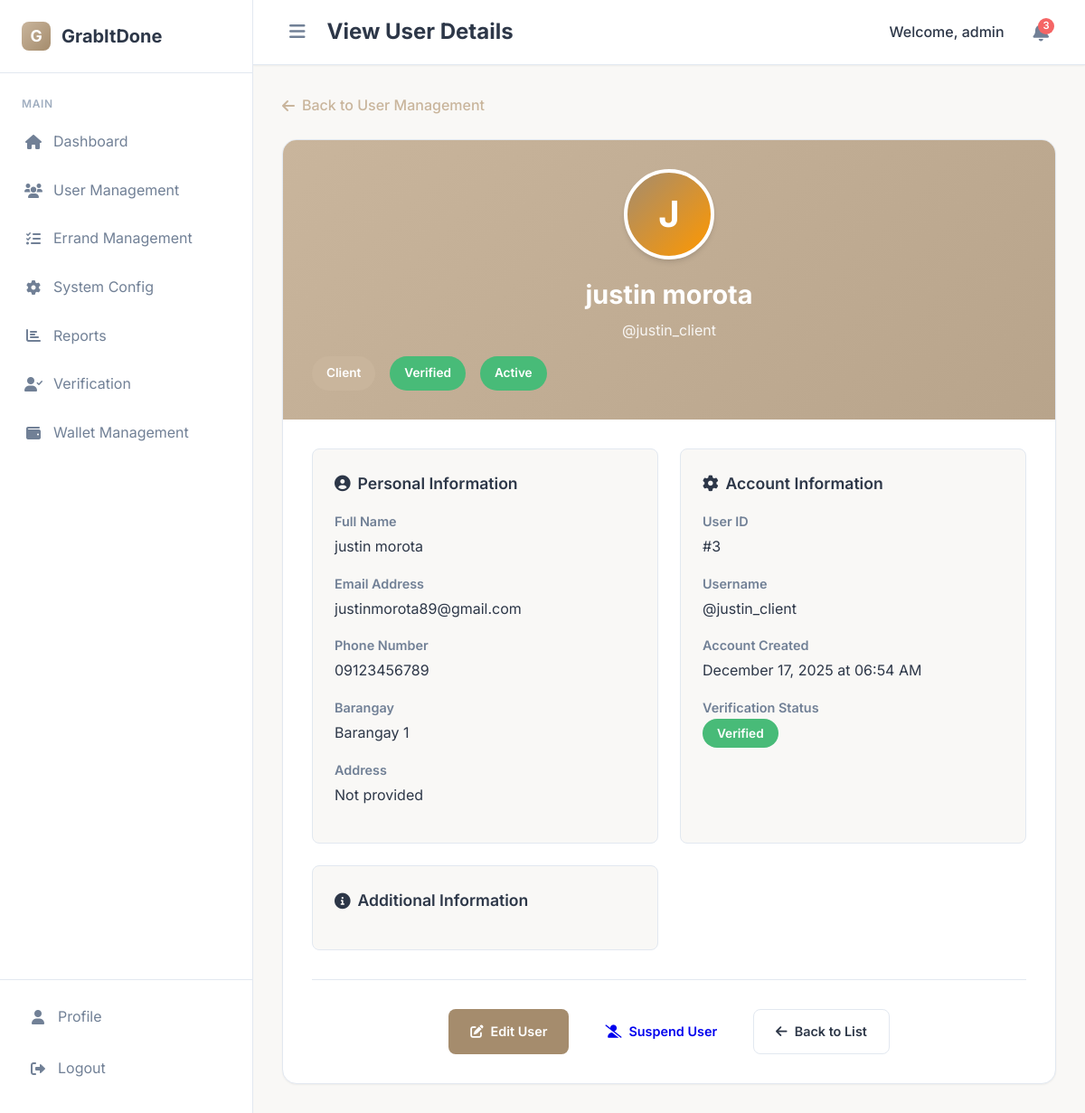
The page /admin/view-user/3 (signed in) on the database its author committed.
### app/models.py (models this page shows, shortened)
class User(db.Model):
    id = db.Column(db.Integer, primary_key=True)
    username = db.Column(db.String(80), unique=True, nullable=False)
    email = db.Column(db.String(120), unique=True, nullable=False)
    password_hash = db.Column(db.String(200), nullable=False)
    role = db.Column(db.String(20), nullable=False)  # client, runner, admin
    first_name = db.Column(db.String(50))
    last_name = db.Column(db.String(50))
    phone = db.Column(db.String(20))
    barangay = db.Column(db.String(100))
    address = db.Column(db.Text)
    bio = db.Column(db.Text)
    vehicle_type = db.Column(db.String(50))
    available_hours = db.Column(db.String(100))
    verified = db.Column(db.Boolean, default=False)
    verification_requested = db.Column(db.Boolean, default=False)
    verification_status = db.Column(db.String(20), default='not_requested')
    last_verification_date = db.Column(db.DateTime)
    rejection_reason = db.Column(db.Text, nullable=True)
    is_active = db.Column(db.Boolean, default=True)
    created_at = db.Column(db.DateTime, default=datetime.utcnow)
    wallet_balance = db.Column(db.Float, default=0.0)
    total_earnings = db.Column(db.Float, default=0.0)  # For runners
    total_spent = db.Column(db.Float, default=0.0)     # For clients
    created_errands = db.relationship('Errand', foreign_keys='Errand.client_id', backref='user_client', lazy=True)
    accepted_errands = db.relationship('Errand', foreign_keys='Errand.runner_id', backref='user_runner', lazy=True)
    client_payments = db.relationship('Payment', foreign_keys='Payment.client_id', backref='payment_client_user', lazy=True)
    runner_payments = db.relationship('Payment', foreign_keys='Payment.runner_id', backref='payment_runner_user', lazy=True)
    wallet_transactions = db.relationship('WalletTransaction', backref='transaction_user', lazy=True)
    user_payment_methods = db.relationship('PaymentMethod', backref='method_owner', lazy=True)
    user_wallet = db.relationship('Wallet', backref='wallet_owner_user', uselist=False)

### app/routes.py (the view)
@bp.route('/admin/view-user/<int:user_id>')
@login_required('admin')
def view_user(user_id):
    user = User.query.get_or_404(user_id)
    return render_template('admin/view_user.html', user=user)

### app/routes.py (called while the page is built)
def validate_session():
    if 'user_id' not in session:
        return False
    session_hash = session.get('session_id')
    cookie_session = request.cookies.get('user_session')
    if not session_hash or not cookie_session:
        return False
    expected_cookie = f"{session['user_id']}_{session_hash}"
    return cookie_session == expected_cookie

### app/templates/admin/view_user.html (shortened to what this page needs)
{% extends 'base.html' %}
{% block header_title %}View User Details{% endblock %}
{% block content %}
<div class="container">
    <a href="{{ url_for('main.admin_users') }}" class="back-link">
        <i class="fas fa-arrow-left"></i> Back to User Management
    </a>
    <div class="user-profile-card">
        <div class="profile-header">
            <div class="user-avatar-large">
                {{ user.username[0]|upper }}
            </div>
            <h1 class="user-name-large">
                {{ user.first_name or 'N/A' }} {{ user.last_name or 'N/A' }}
            </h1>
            <p class="user-username-large">@{{ user.username }}</p>
            <div class="status-badges">
                <span class="badge badge-role">{{ user.role|title }}</span>
                {% if user.verified %}
                    <span class="badge badge-verified">Verified</span>
                {% else %}
                    <span class="badge badge-pending">Not Verified</span>
                {% endif %}
                {% if user.is_active %}
                    <span class="badge badge-active">Active</span>
                {% else %}
                    <span class="badge badge-suspended">Suspended</span>
                {% endif %}
            </div>
        </div>
        <div class="profile-body">
            <div class="info-grid">
                <div class="info-section">
                    <h3 class="section-title">
                        <i class="fas fa-user-circle"></i> Personal Information
                    </h3>
                    <div class="info-item">
                        <div class="info-label">Full Name</div>
                        <div class="info-value">{{ user.first_name or 'N/A' }} {{ user.last_name or 'N/A' }}</div>
                    </div>
                    <div class="info-item">
                        <div class="info-label">Email Address</div>
                        <div class="info-value">{{ user.email }}</div>
                    </div>
                    <div class="info-item">
                        <div class="info-label">Phone Number</div>
                        <div class="info-value">{{ user.phone or 'Not provided' }}</div>
                    </div>
                    <div class="info-item">
                        <div class="info-label">Barangay</div>
                        <div class="info-value">{{ user.barangay or 'Not provided' }}</div>
                    </div>
                    <div class="info-item">
                        <div class="info-label">Address</div>
                        <div class="info-value">{{ user.address or 'Not provided' }}</div>
                    </div>
                </div>
                <div class="info-section">
                    <h3 class="section-title">
                        <i class="fas fa-cog"></i> Account Information
                    </h3>
                    <div class="info-item">
                        <div class="info-label">User ID</div>
                        <div class="info-value">#{{ user.id }}</div>
                    </div>
                    <div class="info-item">
                        <div class="info-label">Username</div>
                        <div class="info-value">@{{ user.username }}</div>
                    </div>
                    <div class="info-item">
                        <div class="info-label">Account Created</div>
                        <div class="info-value">{{ user.created_at.strftime('%B %d, %Y at %I:%M %p') }}</div>
                    </div>
                    <div class="info-item">
                        <div class="info-label">Verification Status</div>
                        <div class="info-value">
                            {% if user.verified %}
                                <span class="badge badge-verified">Verified</span>
                            {% elif user.verification_status == 'pending' %}
                                <span class="badge badge-pending">Pending Review</span>
                            {% elif user.verification_status == 'rejected' %}
                                <span class="badge badge-suspended">Rejected</span>
                            {% else %}
                                <span class="badge badge-pending">Not Requested</span>
                            {% endif %}
                        </div>
                    </div>
                </div>
                <div class="info-section">
                    <h3 class="section-title">
                        <i class="fas fa-info-circle"></i> Additional Information
                    </h3>
                </div>
            </div>
            <div class="action-buttons">
                <a href="{{ url_for('main.edit_user', user_id=user.id) }}" class="btn btn-accent">
                    <i class="fas fa-edit"></i> Edit User
                </a>
                {% if user.role != 'admin' %}
                    {% if user.is_active %}
                        <a href="#" class="btn btn-suspend" onclick="showSuspendModal('{{ user.id }}', '{{ user.username }}', '{{ user.first_name }} {{ user.last_name }}')">
                            <i class="fas fa-user-slash"></i> Suspend User
                        </a>
                    {% else %}
                        <a href="{{ url_for('main.admin_unsuspend_user', user_id=user.id) }}" class="btn btn-unsuspend" onclick="return confirm('Unsuspend {{ user.username }}?')">
                            <i class="fas fa-user-check"></i> Unsuspend User
                        </a>
                    {% endif %}
                {% endif %}
                <a href="{{ url_for('main.admin_users') }}" class="btn btn-secondary">
                    <i class="fas fa-arrow-left"></i> Back to List
                </a>
            </div>
        </div>
    </div>
</div>
{% endblock %}

### app/templates/base.html (style rules this page uses)
:root { --primary: #C9B59C; --primary-dark: #B8A48B; --primary-light: #E8DED1; --secondary: #D9CFC7; --accent: #A58C6D; --background: #F9F8F6; --surface: #FFFFFF; --text-primary: #2D3748; --text-secondary: #718096; --text-muted: #A0AEC0; --border: #E2E8F0; --success: #48BB78; --warning: #ED8936; --error: #F56565; --info: #4299E1; --shadow-sm: 0 1px 2px 0 rgba(0, 0, 0, 0.05); --shadow: 0 1px 3px 0 rgba(0, 0, 0, 0.1), 0 1px 2px 0 rgba(0, 0, 0, 0.06); --shadow-md: 0 4px 6px -1px rgba(0, 0, 0, 0.1), 0 2px 4px -1px rgba(0, 0, 0, 0.06); --shadow-lg: 0 10px 15px -3px rgba(0, 0, 0, 0.1), 0 4px 6px -2px rgba(0, 0, 0, 0.05); --radius: 8px; --radius-lg: 16px; --sidebar-width: 280px; --sidebar-width-collapsed: 70px; }
* { margin: 0; padding: 0; box-sizing: border-box; }
body { font-family: 'Inter', sans-serif; line-height: 1.6; color: var(--text-primary); background: var(--background); min-height: 100vh; }
.btn { display: inline-flex; align-items: center; justify-content: center; gap: 0.5rem; padding: 0.75rem 1.5rem; border: none; border-radius: var(--radius); font-weight: 600; font-size: 0.9rem; text-decoration: none; cursor: pointer; font-family: inherit; }
.btn-secondary { background: var(--surface); color: var(--text-primary); border: 1px solid var(--border); }
.btn-accent { background: var(--accent); color: white; }

### app/templates/admin/view_user.html (style rules this page uses)
.user-profile-card { background: var(--surface); border-radius: var(--radius-lg); box-shadow: var(--shadow-sm); border: 1px solid var(--border); overflow: hidden; }
.profile-header { background: linear-gradient(135deg, var(--primary), var(--primary-dark)); color: white; padding: 2rem; text-align: center; position: relative; }
.user-avatar-large { width: 100px; height: 100px; border-radius: 50%; background: linear-gradient(135deg, var(--accent), #ff9800); display: flex; align-items: center; justify-content: center; color: white; font-weight: 700; font-size: 2.5rem; margin: 0 auto 1rem; border: 4px solid white; box-shadow: var(--shadow-md); }
.user-name-large { font-size: 1.8rem; font-weight: 700; margin-bottom: 0.25rem; }
.user-username-large { font-size: 1rem; opacity: 0.9; margin-bottom: 0.5rem; }
.profile-body { padding: 2rem; }
.info-grid { display: grid; grid-template-columns: repeat(auto-fit, minmax(300px, 1fr)); gap: 1.5rem; margin-bottom: 2rem; }
.info-section { background: var(--background); border-radius: var(--radius); padding: 1.5rem; border: 1px solid var(--border); }
.section-title { font-size: 1.1rem; font-weight: 600; margin-bottom: 1rem; color: var(--text-primary); display: flex; align-items: center; gap: 0.5rem; }
.info-item { margin-bottom: 1rem; }
.info-label { font-weight: 600; color: var(--text-secondary); font-size: 0.9rem; margin-bottom: 0.25rem; }
.info-value { color: var(--text-primary); font-size: 1rem; }
.status-badges { display: flex; gap: 1rem; flex-wrap: wrap; margin-top: 1rem; }
.badge { padding: 0.5rem 1rem; border-radius: 20px; font-size: 0.85rem; font-weight: 600; }
.badge-role { background: var(--primary); color: white; }
.badge-verified { background: var(--success); color: white; }
.badge-active { background: var(--success); color: white; }
.action-buttons { display: flex; gap: 1rem; justify-content: center; margin-top: 2rem; padding-top: 2rem; border-top: 1px solid var(--border); }
.back-link { display: inline-flex; align-items: center; gap: 0.5rem; color: var(--primary); text-decoration: none; font-weight: 500; margin-bottom: 1.5rem; }

### rows shown on the page
User: username "J", first_name "justin", last_name "morota", username "justin_client", role "Client", email "justinmorota89@gmail.com", phone "09123456789", barangay "Barangay 1", address "Not provided", id "3", created_at "December 17, 2025 at 06:54 AM"

### other values the page prints
{{ session.get('username') }} "admin"
{{ unread_notification_count }} "3"
